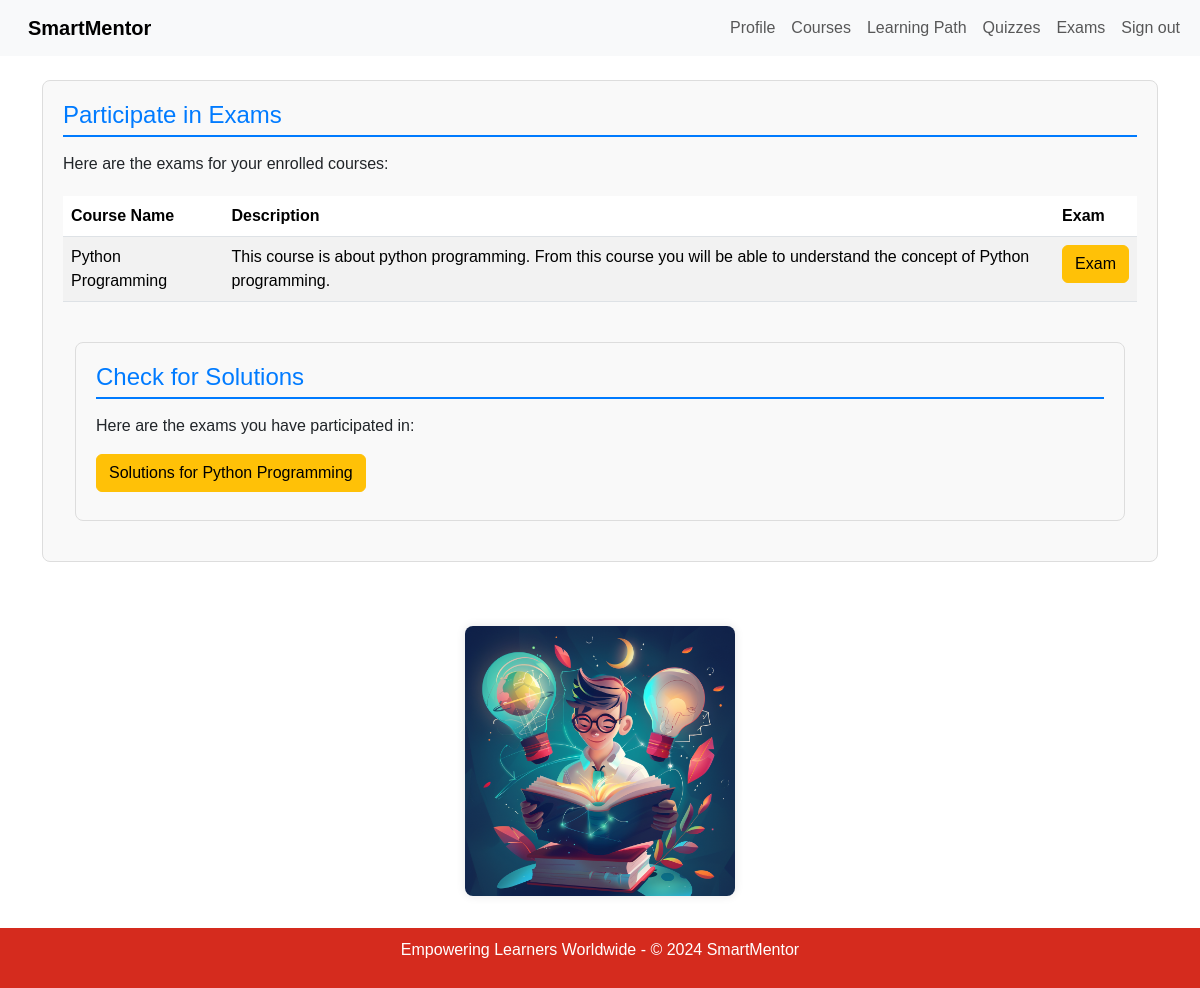
Page /student/exam (signed in) on the earlier database version.
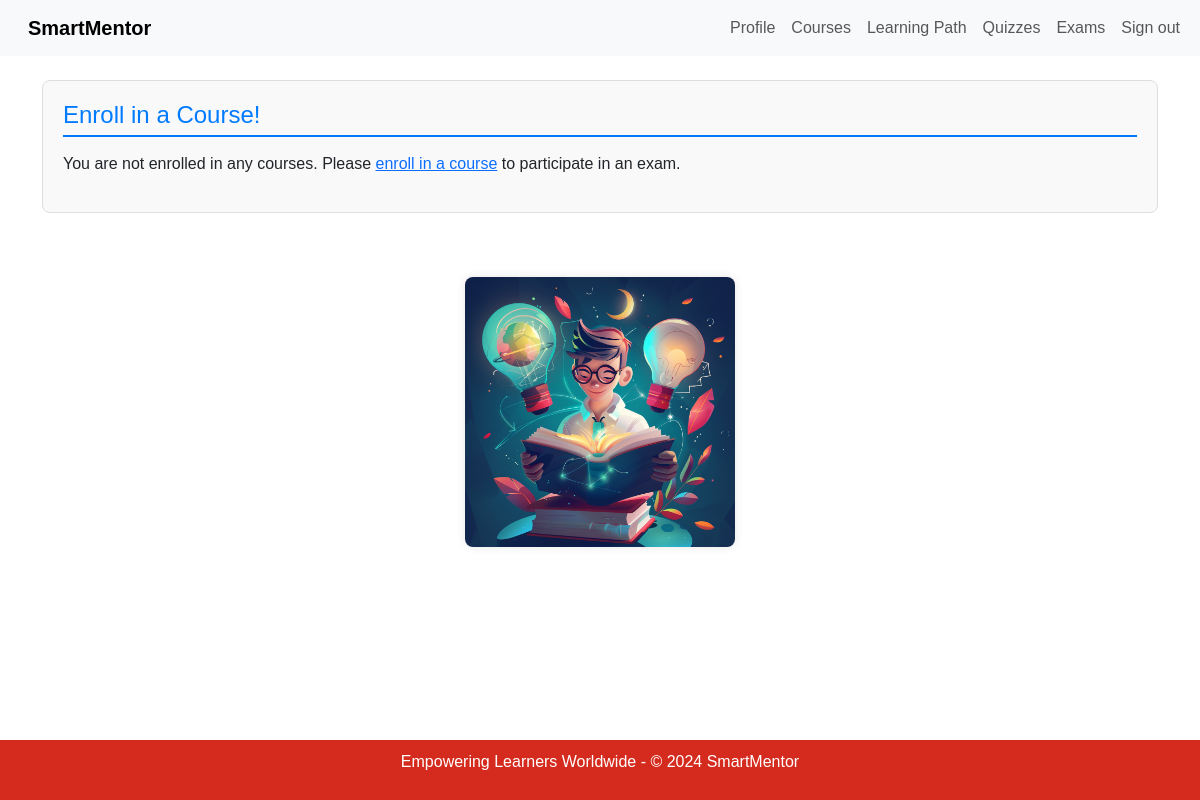
Same page on the later database version.
### app/models.py (models this page shows, shortened)
class Course(models.Model):
    name = models.CharField(max_length=50, default='course')
    description = models.CharField(max_length=200, default='Default description')
    pdfs = models.ManyToManyField(PDF, blank=True, related_name='courses')
    time_created = models.DateTimeField(auto_now_add=True, null=True)
    teacher = models.ForeignKey('Teacher', on_delete=models.CASCADE, related_name='courses', default=Teacher.get_default_teacher)

### app/views.py (the view)
# urls.py: path('student/exam', StudentExamView.as_view(), name='course_exam'),
class StudentExamView(LoginRequiredMixin, ListView):
    model = Course
    template_name = 'app/student_exam.html'
    def get_context_data(self, **kwargs):
        context = super().get_context_data(**kwargs)
        if self.request.user.is_authenticated and hasattr(self.request.user, 'profile'):
            student_profile = self.request.user.profile.student
            enrolled_courses = student_profile.courses.all()
            all_courses = Course.objects.exclude(id__in=enrolled_courses.values_list('id', flat=True))
        else:
            all_courses = Course.objects.none()
        context['all_courses'] = all_courses
        context['enrolled_courses'] = enrolled_courses
        return context

### app/templates/app/student_exam.html (shortened to what the changed rows need)
{% extends "app/base.html" %}
{% block content %}
{% if user.is_authenticated %}
    {% if user.profile.role == 'student' %}
        <br>
        <div class="container-xl">
            <section class="section">
                {% if enrolled_courses %}
                    <h4>Participate in Exams</h4>
                    <p>Here are the exams for your enrolled courses:</p>
                    <table class="table table-striped">
                        <thead>
                            <tr>
                                <th>Course Name</th>
                                <th>Description</th>
                                <th>Exam</th>
                            </tr>
                        </thead>
                        <tbody>
                            {% for course in user.profile.student.courses.all %}
                                <tr>
                                    <td>{{ course.name }}</td>
                                    <td>{{ course.description }}</td>
                                    <td>
                                        <a href="{% url 'chat_with_exam' course.id %}" class="btn btn-warning">Exam</a>
                                    </td>
                                </tr>
                            {% endfor %}
                        </tbody>
                    </table>
                    <br>
                    <div class="container-xl">
                        <section class="section">
                            <h4>Check for Solutions</h4>
                            <p>Here are the exams you have participated in:</p>
                            {% for course in user.profile.student.courses.all %}
                                <a href="{% url 'exam_scores' course.id %}" class="btn btn-warning mb-2">Solutions for {{ course.name }}</a>
                            {% endfor %}
                        </section>
                    </div>
                {% else %}
                    <h4>Enroll in a Course!</h4>
                    <p>You are not enrolled in any courses. Please <a href="{% url 'student_courses' %}">enroll in a course</a> to participate in an exam.</p>
                {% endif %}
            </section>
        </div>
        <br>
                    {% load static %}
        <br><br><br>
    {% else %}
        <h1>Access Denied</h1>
        <p>You are not authorized to view this page. Please <a href="{% url 'home' %}">go back</a> to home.</p>
    {% endif %}
{% else %}
    <h1>Access Denied</h1>
    <p>You are not authorized to view this page. Please <a href="{% url 'login' %}">log in</a> to view this page.</p>
{% endif %}
{% endblock %}

Differences in the rows shown:
removed Course: name "Python Programming", description "This course is about python programming. From this course you will be able to understand the concept of Python programming."
Other differences:
text no longer shown: "Participate in Exams Here are the exams for your enrolled courses: Course Name Description Exam Check for Solutions Here are the exams you have participated in:"
text now shown: "Enroll in a Course! You are not enrolled in any courses. Please enroll in a course to participate in an exam."
